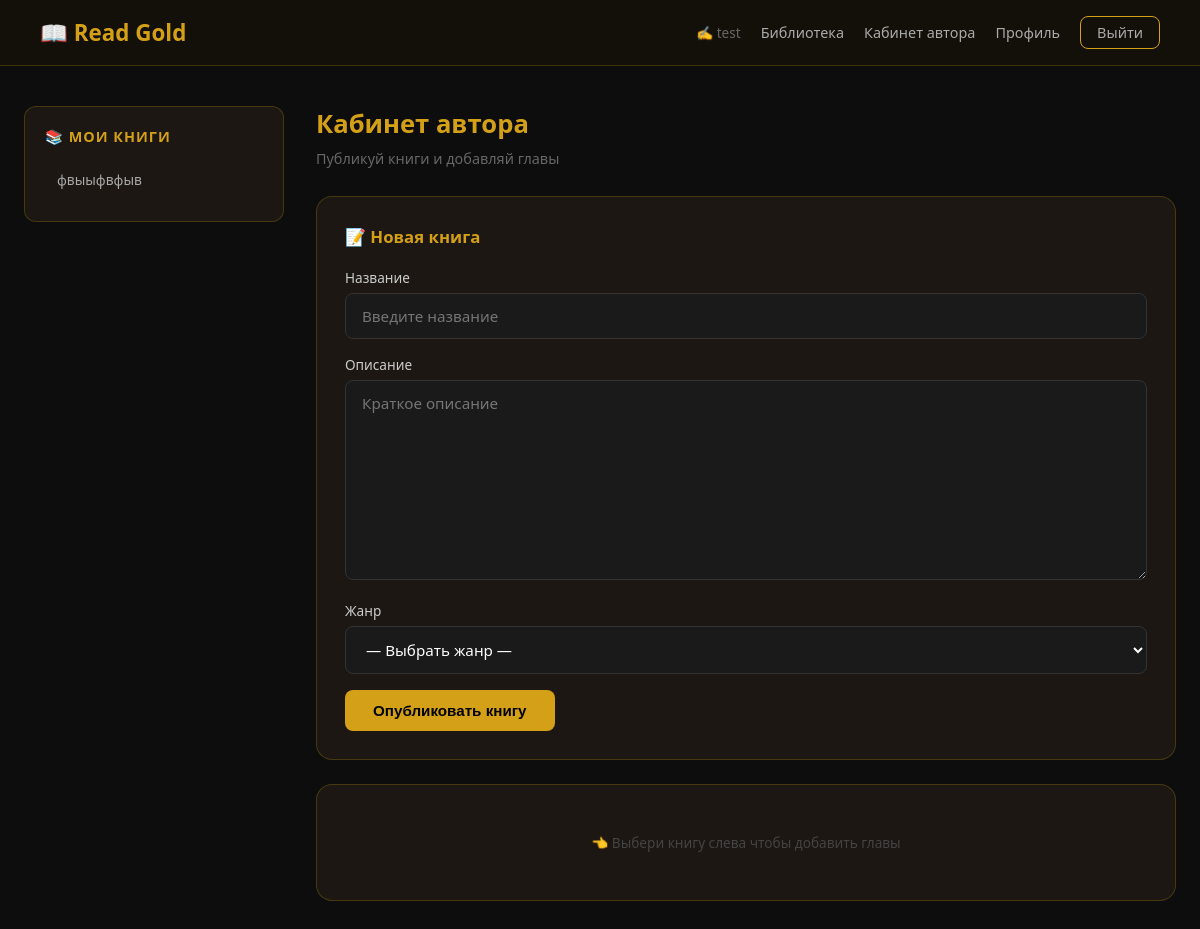
The app's page /author (signed in), older data.
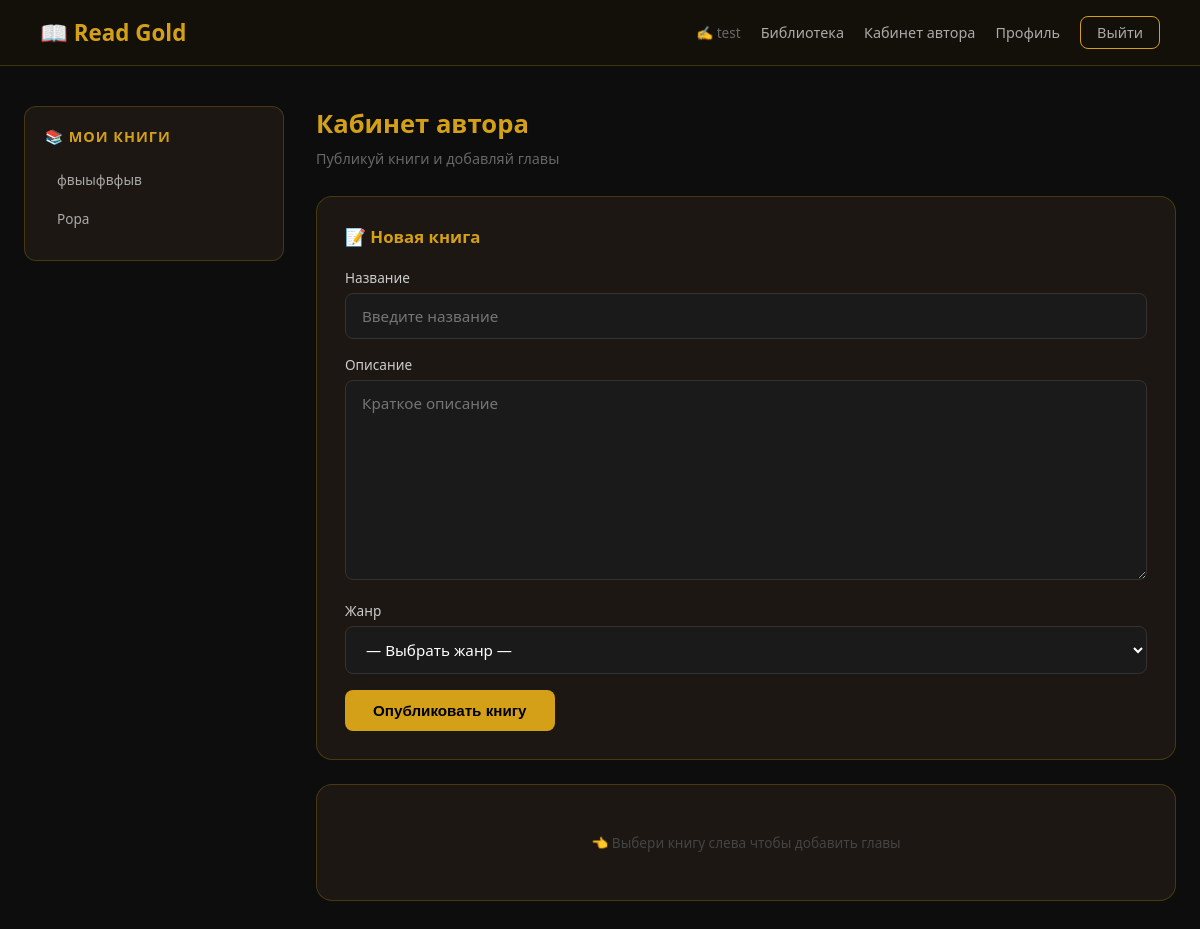
The same page, newer data.
### models.py (models this page shows)
class User(db.Model, UserMixin):
    id = db.Column(db.Integer, primary_key=True)
    username = db.Column(db.String(80), unique=True, nullable=False)
    email = db.Column(db.String(120), unique=True, nullable=False)
    password = db.Column(db.String(200), nullable=False)
    role = db.Column(db.String(20), default='reader')
    avatar = db.Column(db.String(200), nullable=True)
    bio = db.Column(db.Text, nullable=True)
    books = db.relationship('Book', backref='author', lazy=True)
    posts = db.relationship('Post', backref='user', lazy=True)

class Book(db.Model):
    id = db.Column(db.Integer, primary_key=True)
    title = db.Column(db.String(200), nullable=False)
    description = db.Column(db.Text, nullable=True)
    genre = db.Column(db.String(50), nullable=True)
    cover = db.Column(db.String(200), nullable=True)
    views = db.Column(db.Integer, default=0)
    likes = db.Column(db.Integer, default=0)
    author_id = db.Column(db.Integer, db.ForeignKey('user.id'), nullable=False)
    liked_by = db.relationship('Like', backref='book', lazy=True)
    chapters = db.relationship('Chapter', backref='book', lazy=True, order_by='Chapter.number')
    comments = db.relationship('Comment', backref='book', lazy=True)

### app.py (the view)
@app.route('/author')
@login_required
def author_cabinet():
    if current_user.role != 'author':
        return redirect(url_for('dashboard'))
    my_books = Book.query.filter_by(author_id=current_user.id).all()
    book_id = request.args.get('book_id', type=int)
    selected_book = Book.query.get(book_id) if book_id else None
    return render_template('author.html', my_books=my_books, selected_book=selected_book)

### app.py (called while the page is built)
@login_manager.user_loader
def load_user(user_id):
    return User.query.get(int(user_id))

### templates/author.html (shortened to what this page needs)
<!DOCTYPE html>
<html lang="ru">
<head>
</head>
<body>
    <nav>
        <div class="logo">📖 Read Gold</div>
        <div class="nav-links">
            <span style="color:#666; font-size:0.85rem;">✍️ {{ current_user.username }}</span>
            <a href="/dashboard">Библиотека</a>
            <a href="/author">Кабинет автора</a>
            <a href="/profile">Профиль</a>
            <a href="/logout" class="logout">Выйти</a>
        </div>
    </nav>
    <div class="page">
        <div class="sidebar">
            <div class="sidebar-card">
                <h3>📚 Мои книги</h3>
                {% if my_books %}
                <ul class="book-list">
                    {% for b in my_books %}
                    <li>
                        <a href="/author?book_id={{ b.id }}"
                           class="{{ 'active' if selected_book and selected_book.id == b.id }}">
                            {{ b.title }}
                        </a>
                    </li>
                    {% endfor %}
                </ul>
                {% else %}
                <div class="no-books">Книг ещё нет</div>
                {% endif %}
            </div>
        </div>
        <div class="main">
            <h2>Кабинет автора</h2>
            <p class="subtitle">Публикуй книги и добавляй главы</p>
            <div class="card">
                <h3>📝 Новая книга</h3>
                <form method="POST" action="/add-book">
                    <div class="input-group">
                        <label>Название</label>
                        <input type="text" name="title" placeholder="Введите название" required>
                    </div>
                    <div class="input-group">
                        <label>Описание</label>
                        <textarea name="description" placeholder="Краткое описание"></textarea>
                    </div>
                    <div class="input-group">
                        <label>Жанр</label>
                        <select name="genre">
                            <option value="">— Выбрать жанр —</option>
                        </select>
                    </div>
                    <button type="submit">Опубликовать книгу</button>
                </form>
            </div>
            {% if selected_book %}
            <div class="card">
                <h3>➕ Добавить главу — {{ selected_book.title }}</h3>
                <form method="POST" action="/add-chapter/{{ selected_book.id }}">
                    <div class="input-group">
                        <label>Номер главы</label>
                        <input type="number" name="number" placeholder="1" min="1" required>
                    </div>
                    <div class="input-group">
                        <label>Название главы</label>
                        <input type="text" name="title" placeholder="Например: Начало пути" required>
                    </div>
                    <div class="input-group">
                        <label>Текст главы</label>
                        <textarea name="content" placeholder="Напиши текст главы здесь..." style="min-height:300px" required></textarea>
                    </div>
                    <button type="submit">Сохранить главу</button>
                </form>
            </div>
            <div class="card">
                <h3>📑 Главы книги</h3>
                {% if selected_book.chapters %}
                    {% for ch in selected_book.chapters %}
                    <div class="chapter-item">
                        <div>
                            <div class="chapter-num">Глава {{ ch.number }}</div>
                            <div class="chapter-title">{{ ch.title }}</div>
                        </div>
                    </div>
                    {% endfor %}
                {% else %}
                    <div class="empty">Глав пока нет — добавь первую!</div>
                {% endif %}
            </div>
            {% else %}
            <div class="card">
                <div class="empty">👈 Выбери книгу слева чтобы добавить главы</div>
            </div>
            {% endif %}
        </div>
    </div>
</body>
</html>

### templates/author.html (style rules this page uses)
* { margin: 0; padding: 0; box-sizing: border-box; }
body { background-color: #0d0d0d; font-family: 'Segoe UI', sans-serif; color: #fff; min-height: 100vh; }
nav { background: rgba(20, 16, 10, 0.95); border-bottom: 1px solid #b8960c44; padding: 16px 40px; display: flex; justify-content: space-between; align-items: center; }
.logo { color: #d4a017; font-size: 1.4rem; font-weight: bold; }
.nav-links { display: flex; gap: 20px; align-items: center; }
.nav-links a { color: #aaa; text-decoration: none; font-size: 0.9rem; transition: color 0.2s; }
.logout { background: transparent; border: 1px solid #d4a017; color: #d4a017; padding: 6px 16px; border-radius: 8px; font-size: 0.85rem; text-decoration: none; }
.page { display: flex; max-width: 1200px; margin: 0 auto; padding: 40px 24px; gap: 32px; }
.sidebar { width: 260px; flex-shrink: 0; }
.sidebar-card { background: rgba(30, 25, 20, 0.95); border: 1px solid #b8960c44; border-radius: 12px; padding: 20px; position: sticky; top: 20px; }
.sidebar-card h3 { color: #d4a017; font-size: 0.9rem; margin-bottom: 16px; text-transform: uppercase; letter-spacing: 1px; }
.book-list { list-style: none; }
.book-list li { margin-bottom: 4px; }
.book-list a { display: block; padding: 8px 12px; border-radius: 8px; color: #aaa; text-decoration: none; font-size: 0.85rem; transition: all 0.2s; }
.main { flex: 1; }
h2 { color: #d4a017; font-size: 1.6rem; margin-bottom: 8px; }
.subtitle { color: #666; margin-bottom: 28px; font-size: 0.9rem; }
.card { background: rgba(30, 25, 20, 0.95); border: 1px solid #b8960c44; border-radius: 16px; padding: 28px; margin-bottom: 24px; }
.card h3 { color: #d4a017; margin-bottom: 20px; font-size: 1.05rem; }
.input-group { margin-bottom: 16px; }
label { font-size: 0.85rem; color: #ccc; display: block; margin-bottom: 6px; }
input[type="text"], input[type="number"], textarea, select { width: 100%; padding: 12px 16px; background: #1a1a1a; border: 1px solid #333; border-radius: 8px; color: #fff; font-size: 0.95rem; outline: none; font-family: inherit; }
textarea { resize: vertical; min-height: 200px; }
select option { background: #1a1a1a; }
button { padding: 12px 28px; background: #d4a017; color: #000; font-weight: bold; font-size: 0.95rem; border: none; border-radius: 8px; cursor: pointer; }
.empty { color: #444; text-align: center; padding: 20px; font-size: 0.85rem; }

Row changes from the older to the newer data that the page shows:
added Book: title "Popa"
